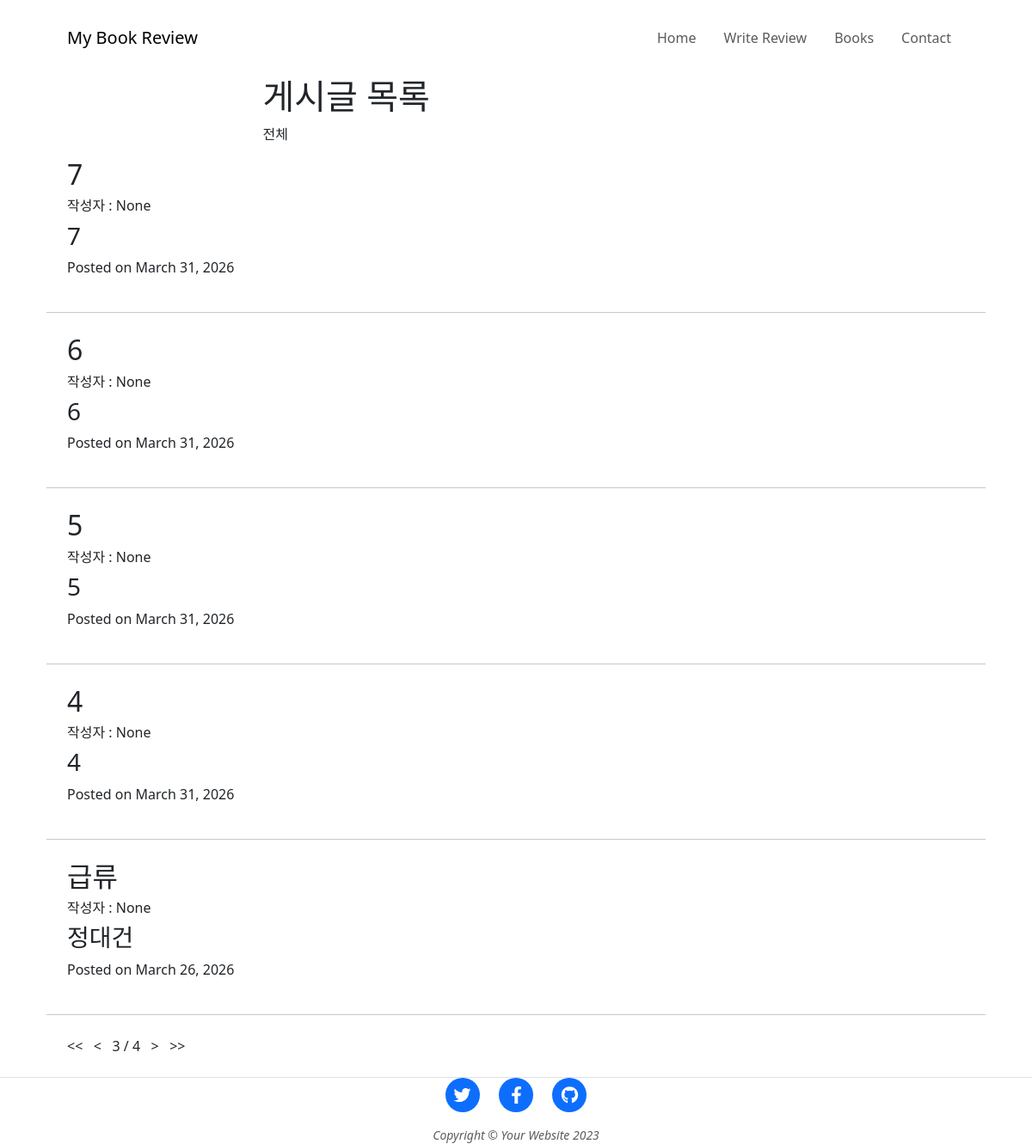
Screenshot of /comments/?page=3 with the database file from the repository.
### blog/models.py (models this page shows, shortened)
class Post(models.Model):
    title = models.CharField(verbose_name="제목", max_length=128)
    body = models.TextField(verbose_name="내용", default="")
    created_at = models.DateTimeField(verbose_name="작성일", auto_now_add=True)
    photo = models.ImageField(verbose_name="이미지",
							  blank=True, null=True, upload_to='blog_photo')
    author = models.ForeignKey(User, on_delete=models.CASCADE, null=True)

### comments/views.py (the view)
# urls.py: path('', views.comment_list, name='comment_list'),
def comment_list(request):
    posts = Post.objects.all().order_by('-created_at')
    my_paginator = Paginator(posts, 5)
    page_num = request.GET.get('page')
    posts = my_paginator.get_page(page_num)
    return render(request, "comment_list.html", {"posts" : posts})

### comments/templates/comment_list.html (shortened to what this page needs)
{% load static %}
<!DOCTYPE html>
<html lang="en">
  <head>
    <link href="https://cdn.jsdelivr.net/npm/bootstrap@5.3.3/dist/css/bootstrap.min.css" rel="stylesheet">
  </head>
  <body>
    <nav class="navbar navbar-expand-lg navbar-light" id="mainNav">
      <div class="container px-4 px-lg-5">
        <a class="navbar-brand" href="">My Book Review</a>
        <div class="collapse navbar-collapse" id="navbarResponsive">
          <ul class="navbar-nav ms-auto py-4 py-lg-0">
            <li class="nav-item">
              <a class="nav-link px-lg-3 py-3 py-lg-4" href="{%url 'home' %}"
                >Home</a
              >
            </li>
            <li class="nav-item">
              <a class="nav-link px-lg-3 py-3 py-lg-4" href="{% url 'form_create' %}"
                >Write Review</a
              >
            </li>
            <li class="nav-item">
              <a class="nav-link px-lg-3 py-3 py-lg-4" href="{% url 'book_list' %}">Books</a>
            </li>
            <li class="nav-item">
              <a class="nav-link px-lg-3 py-3 py-lg-4" href="contact.html"
                >Contact</a
              >
            </li>
          </ul>
        </div>
      </div>
    </nav>
    <header class="masthead">
      <div class="container position-relative px-4 px-lg-5">
        <div class="row gx-4 gx-lg-5 justify-content-center">
          <div class="col-md-10 col-lg-8 col-xl-7">
            <div class="post-heading">
              <h1>게시글 목록</h1>
              <p>전체</p>
            </div>
          </div>
        </div>
      </div>
    </header>
    <article class="mb-4">
      <div class="container px-4 px-lg-5">
        <div class="row gx-4 gx-lg-5 justify-content-center">
          {% for post in posts %}
            <div class="post-preview">
              <a href="{% url 'comment_detail' post.id %}" class="text-decoration-none text-dark">
                <h2 class="post-title">{{ post.title }}</h2>
                <h6 class="post-author">작성자 : {{ post.author }}</h6>
                <h3 class="post-subtitle">{{ post.body|truncatechars:100 }}</h3>
              </a>
              <p class="post-meta">
                Posted on {{ post.created_at|date:"F d, Y" }}
              </p>
            </div>
            <hr class="my-4" />
            {% endfor %}
            <div>
                {% if posts.has_previous %}
                <a href="?page=1" class="text-decoration-none text-dark"> &lt;&lt; &nbsp; </a>
                <a href="?page={{ posts.previous_page_number }}" class="text-decoration-none text-dark"> &lt; &nbsp; </a>
                {% endif %}
                <span> {{ posts.number }} </span>
                <span> / </span>
                <span> {{ posts.paginator.num_pages }} </span>
                {% if posts.has_next %}
                <a href="?page={{ posts.next_page_number }}" class="text-decoration-none text-dark"> &nbsp; &gt; </a>
                <a href="?page={{ posts.paginator.num_pages }}" class="text-decoration-none text-dark"> &nbsp; &gt;&gt; </a>
                {% endif %}
            </div>
        </div>
      </div>
    </article>
    <footer class="border-top">
      <div class="container px-4 px-lg-5">
        <div class="row gx-4 gx-lg-5 justify-content-center">
          <div class="col-md-10 col-lg-8 col-xl-7">
            <ul class="list-inline text-center">
              <li class="list-inline-item">
                <a href="#!">
                  <span class="fa-stack fa-lg">
                    <i class="fas fa-circle fa-stack-2x"></i>
                    <i class="fab fa-twitter fa-stack-1x fa-inverse"></i>
                  </span>
                </a>
              </li>
              <li class="list-inline-item">
                <a href="#!">
                  <span class="fa-stack fa-lg">
                    <i class="fas fa-circle fa-stack-2x"></i>
                    <i class="fab fa-facebook-f fa-stack-1x fa-inverse"></i>
                  </span>
                </a>
              </li>
              <li class="list-inline-item">
                <a href="#!">
                  <span class="fa-stack fa-lg">
                    <i class="fas fa-circle fa-stack-2x"></i>
                    <i class="fab fa-github fa-stack-1x fa-inverse"></i>
                  </span>
                </a>
              </li>
            </ul>
            <div class="small text-center text-muted fst-italic">
              Copyright &copy; Your Website 2023
            </div>
          </div>
        </div>
      </div>
    </footer>
  </body>
</html>

### rows the page displays
Post: title "7", author "None", body "7", created_at "March 31, 2026"
Post: title "6", author "None", body "6", created_at "March 31, 2026"
Post: title "5", author "None", body "5", created_at "March 31, 2026"
Post: title "4", author "None", body "4", created_at "March 31, 2026"
Post: title "급류", author "None", body "정대건", created_at "March 26, 2026"

### other values shown
{{ posts.number }} "3"
{{ posts.paginator.num_pages }} "4"
